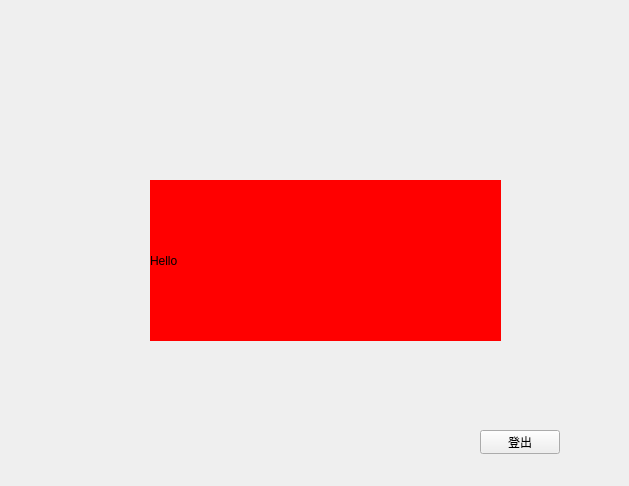
<?xml version="1.0" encoding="UTF-8"?>
<ui version="4.0">
 <class>WidgetHome</class>
 <widget class="QWidget" name="WidgetHome">
  <property name="geometry">
   <rect>
    <x>0</x>
    <y>0</y>
    <width>629</width>
    <height>486</height>
   </rect>
  </property>
  <property name="windowTitle">
   <string>Form</string>
  </property>
  <widget class="QLabel" name="label">
   <property name="geometry">
    <rect>
     <x>150</x>
     <y>180</y>
     <width>351</width>
     <height>161</height>
    </rect>
   </property>
   <property name="styleSheet">
    <string notr="true">background-color: rgb(255, 0, 0);</string>
   </property>
   <property name="text">
    <string>Hello</string>
   </property>
  </widget>
  <widget class="QPushButton" name="pushButton">
   <property name="geometry">
    <rect>
     <x>480</x>
     <y>430</y>
     <width>80</width>
     <height>24</height>
    </rect>
   </property>
   <property name="text">
    <string>登出</string>
   </property>
  </widget>
 </widget>
 <resources/>
 <connections/>
</ui>
